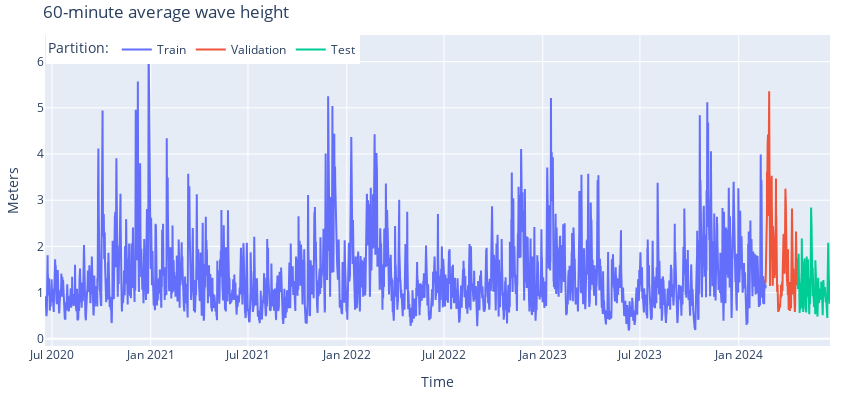

The cell this chart's notebook holds for it:
### Code cell
# Interactive plot of clean and split time series
# ==============================================================================
fig = go.Figure()
fig.add_trace(go.Scatter(x=df_train.index, y=df_train['wave_height'], mode='lines', name='Train'))
fig.add_trace(go.Scatter(x=df_val.index, y=df_val['wave_height'], mode='lines', name='Validation'))
fig.add_trace(go.Scatter(x=df_test.index, y=df_test['wave_height'], mode='lines', name='Test'))
fig.update_layout(
    title  = '60-minute average wave height',
    xaxis_title="Time",
    yaxis_title="Meters",
    legend_title="Partition:",
    width=850,
    height=400,
    margin=dict(l=20, r=20, t=35, b=20),
    legend=dict(
        orientation="h",
        yanchor="top",
        y=1,
        xanchor="left",
        x=0.001
    )
)
#fig.update_xaxes(rangeslider_visible=True)
fig.show()

### Figure 1 — Plotly figure (JSON) as saved in the notebook; plotly's stock layout.template omitted (floating-point values rounded to 4 significant figures; data arrays with more than 128 entries replaced by an {"elided": "..."} marker saying what was removed)
{"data": [{"mode": "lines", "name": "Train", "type": "scatter", "x": {"elided": "32208 str values"}, "y": {"elided": "32208 float values"}}, {"mode": "lines", "name": "Validation", "type": "scatter", "x": {"elided": "1440 str values"}, "y": {"elided": "1440 float values"}}, {"mode": "lines", "name": "Test", "type": "scatter", "x": {"elided": "1440 str values"}, "y": {"elided": "1440 float values"}}], "layout": {"height": 400, "legend": {"orientation": "h", "title": {"text": "Partition:"}, "x": 0.001, "xanchor": "left", "y": 1, "yanchor": "top"}, "margin": {"b": 20, "l": 20, "r": 20, "t": 35}, "title": {"text": "60-minute average wave height"}, "width": 850, "xaxis": {"title": {"text": "Time"}}, "yaxis": {"title": {"text": "Meters"}}}}
